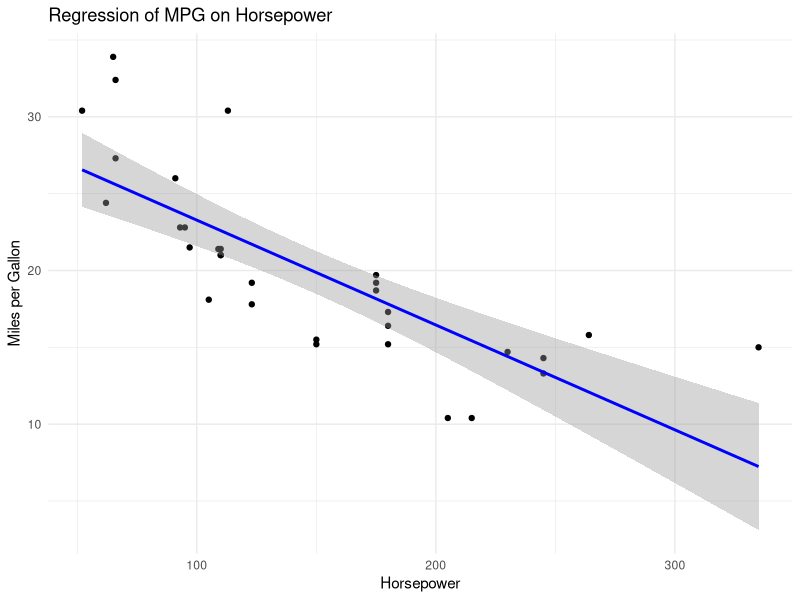
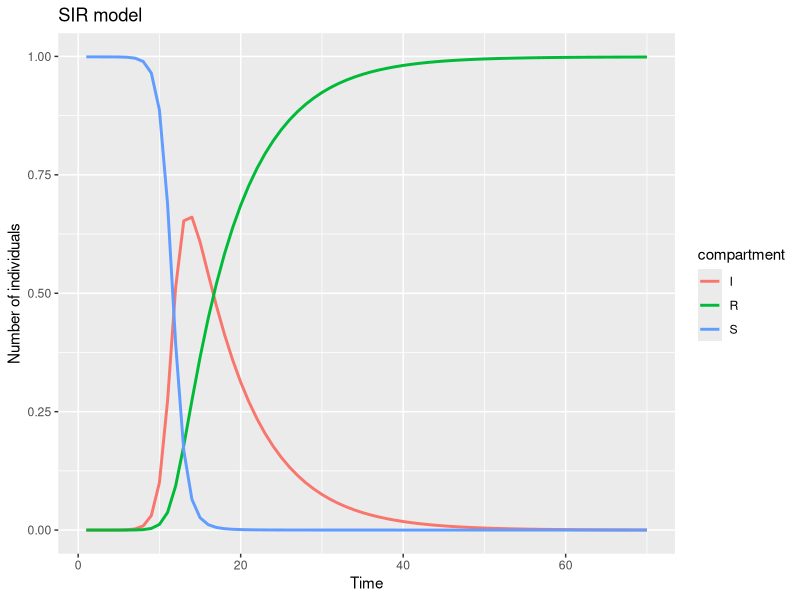

R code for these plots, in order:
## ---- chunk 1
#| echo: false
#| output-location: slide
#| cache: true
#| include: true
#| fig-width: 8
#| fig-height: 8

library(ggplot2)

# Load the mtcars dataset
data(mtcars)

# Fit a linear regression model
# We will predict Miles per Gallon (mpg) based on Horsepower (hp)
model <- lm(mpg ~ hp, data = mtcars)

# Plot the data and the regression line
lm_eg <- ggplot(mtcars, aes(x = hp, y = mpg)) +
  geom_point() + # Scatter plot of the data points
  geom_smooth(method = "lm", col = "blue") + # Regression line
  labs(title = "Regression of MPG on Horsepower",
       x = "Horsepower",
       y = "Miles per Gallon") +
  theme_minimal()
print(lm_eg)
## ---- chunk 2
# Define the SIR model
sir_model <- function(t, state, parameters) {
  with(as.list(c(state, parameters)), {
    dS <- -beta * S * I
    dI <- beta * S * I - gamma * I
    dR <- gamma * I
    return(list(c(dS, dI, dR)))
  })
}
## ---- chunk 3
# define parameters we know
N  <- 1  
R0 <- 10
infectious_period <- 7

# Remember gamma <- 1/ infectious_period as discussed earlier
gamma <- 1/infectious_period 

# We will use R0 = beta N / gamma  instead because it is easier to interpret.
# beta is not directly interpretable.

params <- c(beta = R0 * gamma / N, gamma = gamma)

# Initial conditions for S, I, R
# Why is S = N - 1?
inits <- c(S = N - 0.001, I = 0.000001, R = 0)

# Time steps to return results
dt <- 1:70
## ---- chunk 4
#| cache: true
# Solve the model
results <- deSolve::ode(
  y = inits,
  times = dt,
  func = sir_model,
  parms = params
)

# Make it a data.frame
results <- as.data.frame(results)
## ---- chunk 5
#| echo: true
#| output-location: slide
#| cache: true
# Load the necessary libraries
library(dplyr)
library(tidyr)
library(ggplot2)
# Create data for ggplot2 by reshaping
results_long <- results |>
  pivot_longer(
    cols = c(2:4),
    names_to = "compartment",
    values_to = "value"
  )

plot <- ggplot(
  data = results_long,
  aes(
    x = time,
    y = value,
    color = compartment
  )
) +
  geom_line(linewidth = 1) +
  labs(
    title = "SIR model",
    x = "Time",
    y = "Number of individuals"
  )
print(plot)
